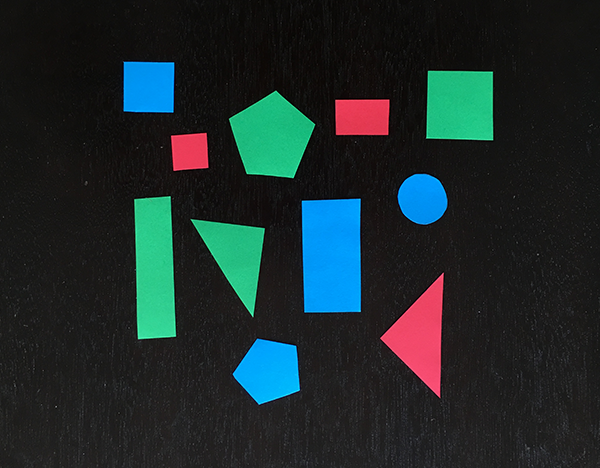
#> input picture HW10/images/q3.png, 600 x 468 px
$ python -i Q3.py   (imports and definitions only)
#> lines starting #> are read from the running program, lines starting #| are printed output that depends on the picture; after the words box and inside, x2 and y2 are one past the last pixel; in counts of white or black regions, pixels touching at a corner belong together
#> further down, picture is the input picture: shape (468, 600, 3); mean B, G, R 43.2, 42.5, 29.4
import imutils

class ShapeDetector:
    def __init__(self):
        pass
    def detect(self, c):
        shape = "unidentified"
        peri = cv2.arcLength(c, True)
        approx = cv2.approxPolyDP(c, 0.04 * peri, True)
        if len(approx) == 3:
            shape = "triangle"
        elif len(approx) == 4:
            (x, y, w, h) = cv2.boundingRect(approx)
            ar = w / float(h)
            shape = "square" if ar >= 0.95 and ar <= 1.05 else "rectangle"
        elif len(approx) == 5:
            shape = "pentagon"
        else:
            shape = "circle"
        return shape

from scipy.spatial import distance as dist
from collections import OrderedDict

class ColorLabeler:
    def __init__(self):
        colors = OrderedDict({
            "red": (255, 0, 0),
            "green": (0, 255, 0),
            "blue": (0, 0, 255)})
        self.lab = np.zeros((len(colors), 1, 3), dtype="uint8")
        self.colorNames = []
        for (i, (name, rgb)) in enumerate(colors.items()):
            self.lab[i] = rgb
            self.colorNames.append(name)
        self.lab = cv2.cvtColor(self.lab, cv2.COLOR_RGB2LAB)
    def label(self, image, c):
        mask = np.zeros(image.shape[:2], dtype="uint8")
        cv2.drawContours(mask, [c], -1, 255, -1)
        mask = cv2.erode(mask, None, iterations=2)
        mean = cv2.mean(image, mask=mask)[:3]
        minDist = (np.inf, None)
        for (i, row) in enumerate(self.lab):
            d = dist.euclidean(row[0], mean)
            if d < minDist[0]:
                minDist = (d, i)
        return self.colorNames[minDist[1]]

def detect_shape_color(image):
    '''
    Detects shapes and their color in the input image.

    Parameters:
        image (numpy.ndarray): The input image.

    Returns:
        numpy.ndarray: The result image.
    '''

    result = image.copy()

    #Write your code here

    blurred = cv2.GaussianBlur(image, (5, 5), 0)
    gray = cv2.cvtColor(blurred, cv2.COLOR_BGR2GRAY)
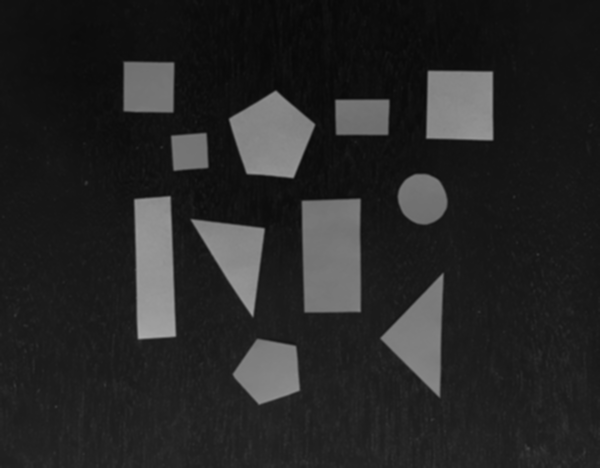
#> gray: shape (468, 600); min 8, max 172, mean 38.7
    lab = cv2.cvtColor(blurred, cv2.COLOR_BGR2LAB)
#> lab: shape (468, 600, 3); mean of channels 0, 1, 2 41.4, 126.3, 127.7
    thresh = cv2.threshold(gray, 60, 255, cv2.THRESH_BINARY)[1]
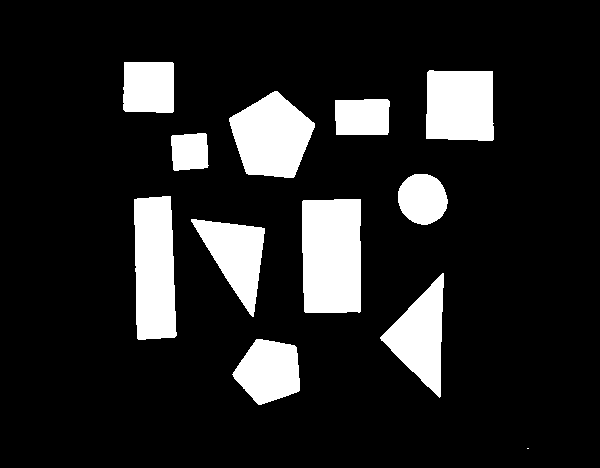
#> thresh: shape (468, 600); 14.3% white; 12 white regions (1 under 20 px)

    cnts = cv2.findContours(thresh.copy(), cv2.RETR_EXTERNAL,
        cv2.CHAIN_APPROX_SIMPLE)
#> cnts = 12 contours, 1 with area under 20; largest, box (x1, y1, x2, y2) and area: (302, 199, 361, 313) 6416, (134, 196, 177, 340) 5270, (229, 91, 315, 178) 4964, (426, 70, 494, 141) 4458, (380, 273, 444, 398) 3848
    cnts = imutils.grab_contours(cnts)

    sd = ShapeDetector()
    cl = ColorLabeler()

    for c in cnts[1:]:
        # compute the center of the contour
        M = cv2.moments(c)
        cX = int(M["m10"] / M["m00"])
        cY = int(M["m01"] / M["m00"])
        shape = sd.detect(c)
        color = cl.label(lab, c)
        text = "{} {}".format(color, shape)
        # draw the contour and center of the shape on the image
        cv2.drawContours(result, [c], -1, (0, 255, 0), 2)
        cv2.putText(result, text, (cX, cY), cv2.FONT_HERSHEY_SIMPLEX,
            0.5, (255, 255, 255), 2)


    return result

>>> import cv2
>>> picture = cv2.imread('images/q3.png')
#> (the run stopped early here; a loop or call above may not have finished)
